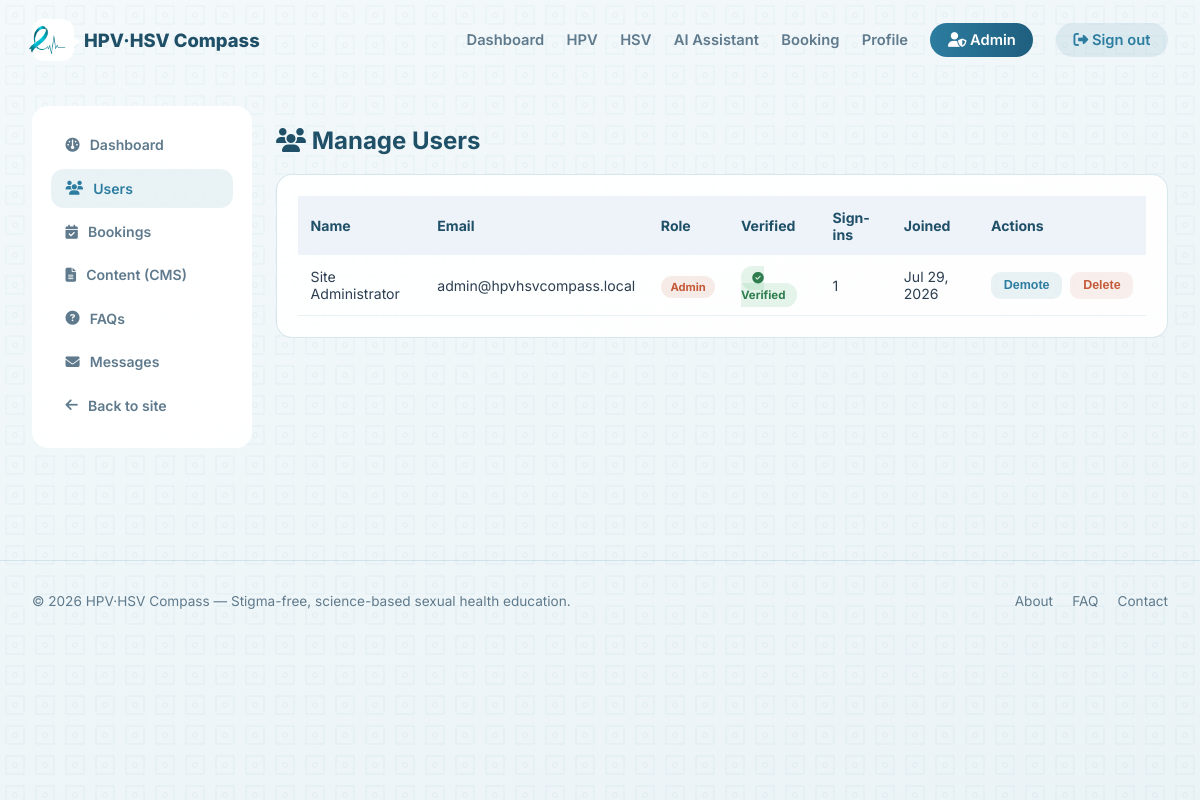
The page /admin/users.php (signed in) on the database its author committed.
### tables this page shows
CREATE TABLE users (
    id INT AUTO_INCREMENT PRIMARY KEY,
    name VARCHAR(120) NOT NULL,
    email VARCHAR(150) NOT NULL UNIQUE,
    password_hash VARCHAR(255) NOT NULL,
    phone VARCHAR(30) DEFAULT NULL,
    role ENUM('user', 'admin') NOT NULL DEFAULT 'user',
    reminders_enabled TINYINT(1) NOT NULL DEFAULT 1,
    digest_enabled TINYINT(1) NOT NULL DEFAULT 0,
    signins INT NOT NULL DEFAULT 1,
    email_verified TINYINT(1) NOT NULL DEFAULT 0,
    verification_token VARCHAR(64) DEFAULT NULL,
    verification_token_expires DATETIME DEFAULT NULL,
    verification_sent_at DATETIME DEFAULT NULL,
    created_at DATETIME NOT NULL DEFAULT CURRENT_TIMESTAMP,
    last_login DATETIME DEFAULT NULL
);

### includes/functions.php (called while the page is built, shortened)
<?php
function e($str) {
    return htmlspecialchars($str ?? '', ENT_QUOTES, 'UTF-8');
}

### admin/users.php (the view, shortened to what this page needs)
<?php
require __DIR__ . '/../includes/functions.php';
$pdo = get_db();
$users = $pdo->query('SELECT * FROM users ORDER BY created_at DESC')->fetchAll();
require __DIR__ . '/_admin_header.php';
require __DIR__ . '/../includes/bg-pattern.php';
?>
<h2 style="color:var(--text-dark); margin-bottom:1.2rem;"><i class="fas fa-users"></i> Manage Users</h2>
<div class="mini-card">
  <table class="admin-table">
    <thead><tr><th>Name</th><th>Email</th><th>Role</th><th>Verified</th><th>Sign-ins</th><th>Joined</th><th>Actions</th></tr></thead>
    <tbody>
      <?php foreach ($users as $u): ?>
        <tr>
          <td><?= e($u['name']) ?></td>
          <td><?= e($u['email']) ?></td>
          <td><span class="role-badge <?= $u['role'] === 'admin' ? 'admin' : '' ?>"><?= ucfirst($u['role']) ?></span></td>
          <td>
            <?php if ($u['email_verified']): ?>
              <span class="status-badge status-completed"><i class="fas fa-circle-check"></i> Verified</span>
            <?php else: ?>
              <span class="status-badge status-cancelled"><i class="fas fa-circle-xmark"></i> Unverified</span>
            <?php endif; ?>
          </td>
          <td><?= (int)$u['signins'] ?></td>
          <td><?= date('M j, Y', strtotime($u['created_at'])) ?></td>
          <td>
            <div class="table-actions">
              <?php if ($u['role'] === 'user'): ?>
                <form method="POST" style="display:inline;"><?= csrf_field() ?><input type="hidden" name="id" value="<?= $u['id'] ?>"><input type="hidden" name="action" value="promote"><button type="submit">Promote</button></form>
              <?php else: ?>
                <form method="POST" style="display:inline;"><?= csrf_field() ?><input type="hidden" name="id" value="<?= $u['id'] ?>"><input type="hidden" name="action" value="demote"><button type="submit">Demote</button></form>
              <?php endif; ?>
              <form method="POST" style="display:inline;" onsubmit="return confirm('Delete this user? This cannot be undone.');"><button type="submit" class="danger">Delete</button></form>
            </div>
          </td>
        </tr>
      <?php endforeach; ?>
    </tbody>
  </table>
</div>
<?php require __DIR__ . '/_admin_footer.php'; ?>

### assets/css/style.css (style rules this page uses)
:root { --teal: #2c7da0; --teal-dark: #1f5e7e; --text-dark: #1f5068; --text-muted: #5f7a8c; --bg-soft: #eef2f9; --accent-warm: #c55a3a; --accent-amber: #e0a53a; --success: #4caf6d; --radius-lg: 1.5rem; --radius-md: 1rem; --radius-pill: 40px; --shadow-card: 0 20px 35px -12px rgba(0, 0, 0, 0.08); }
* { box-sizing: border-box; }
body { margin: 0; font-family: "Inter", system-ui, sans-serif; color: #2c3e50; background: linear-gradient(160deg, #f4f9fb 0%, #eaf3f6 100%); min-height: 100vh; }
.mini-card { background: rgba(255, 255, 255, 0.9); border: 1px solid rgba(44, 125, 160, 0.18); border-radius: var(--radius-md); padding: 1.3rem; margin-bottom: 1rem; }
.status-badge { font-size: 0.72rem; font-weight: 700; padding: 0.3rem 0.7rem; border-radius: var(--radius-pill); }
.status-completed { background: rgba(76, 175, 109, 0.14); color: #2f7d4f; }
table.admin-table { width: 100%; border-collapse: collapse; font-size: 0.88rem; }
table.admin-table th { text-align: left; padding: 0.8rem; background: var(--bg-soft); color: var(--text-dark); font-weight: 700; }
table.admin-table td { padding: 0.8rem; border-bottom: 1px solid rgba(44, 125, 160, 0.1); vertical-align: middle; }
.table-actions { display: flex; gap: 8px; }
.table-actions button, .table-actions a { border: none; background: rgba(44, 125, 160, 0.1); color: var(--teal); padding: 0.4rem 0.8rem; border-radius: 0.6rem; font-size: 0.78rem; font-weight: 700; cursor: pointer; }
.table-actions .danger { background: rgba(197, 90, 58, 0.1); color: var(--accent-warm); }
.role-badge { font-size: 0.7rem; font-weight: 700; padding: 0.25rem 0.6rem; border-radius: var(--radius-pill); background: rgba(44, 125, 160, 0.12); color: var(--teal); }
.role-badge.admin { background: rgba(197, 90, 58, 0.12); color: var(--accent-warm); }

### rows shown on the page
users: name "Site Administrator", email "admin@hpvhsvcompass.local", role "Admin", email_verified 1 (drawn), signins "1", created_at "Jul 29, 2026"
